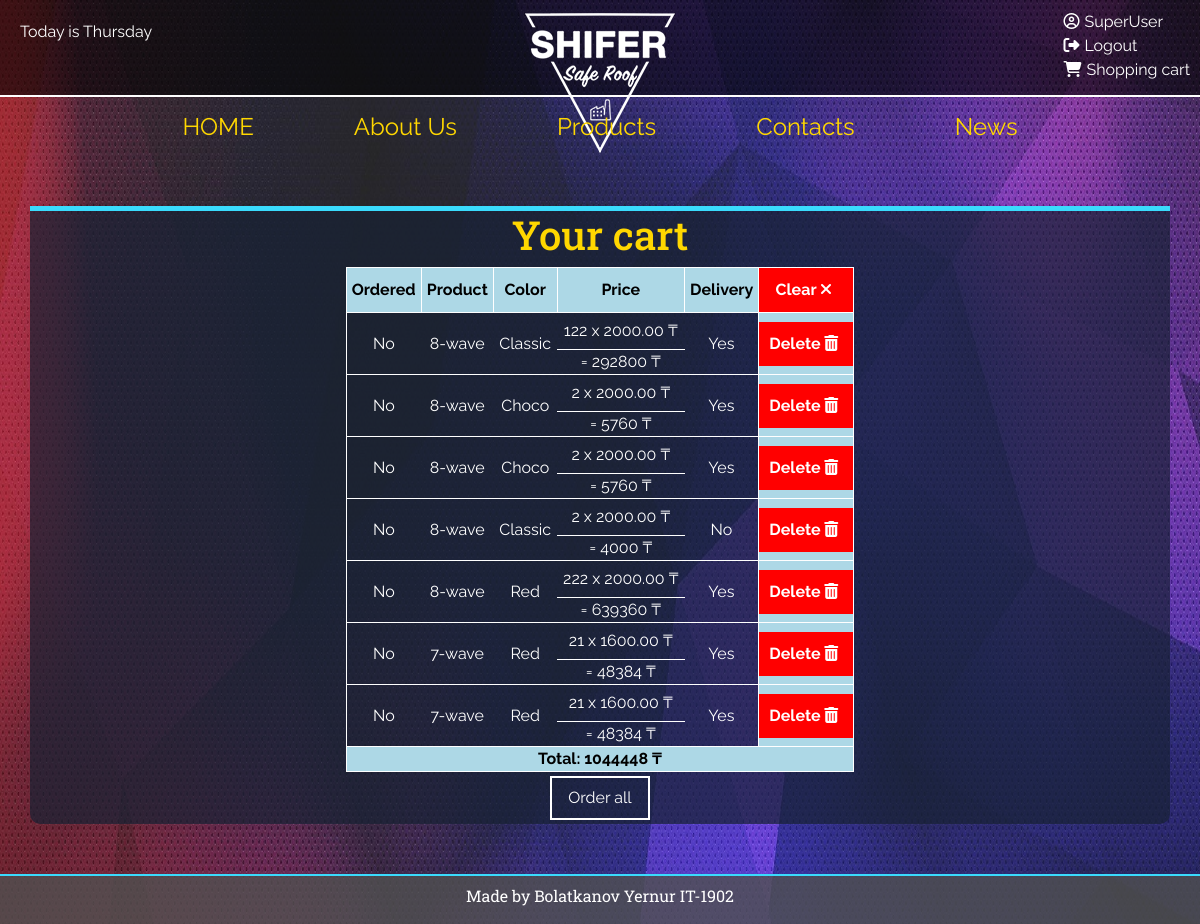
/cart.php (signed in), run on the app's committed database.
### tables this page shows
CREATE TABLE `orders` (
  `order_id` int(4) NOT NULL,
  `prod_id` int(4) NOT NULL,
  `user_id` int(4) NOT NULL,
  `quantity` int(11) NOT NULL,
  `color` varchar(20) NOT NULL,
  `total_price` float NOT NULL,
  `isOrdered` tinyint(1) NOT NULL DEFAULT 0,
  `delivery` tinyint(1) NOT NULL
);

CREATE TABLE `products` (
  `prod_id` int(4) NOT NULL,
  `prod_name` varchar(20) NOT NULL,
  `prod_price` float(6,2) NOT NULL
);

### cart.php (the view, shortened to what this page needs)
<?php
include "connect.php";
?>
<!DOCTYPE html>
<html lang="en">
<head>
    <link rel="stylesheet" href="https://stackpath.bootstrapcdn.com/bootstrap/4.4.1/css/bootstrap.min.css">
    <link rel="stylesheet" href="css/cart.css?v=<?php echo time(); ?>">
</head>
<body>
<header>
    <div class="top_line">
        <div><a href="index.php" target="blanck" class="logo"><img src="img/logo.png" alt="logo" title="go home"></a></div>
    </div>
    <p id="day"></p>
    <div class="reg_auth">
        <div>
            <a href="myprofile.php" class="logged"><i class="fa fa-user-circle-o" aria-hidden="true"></i><?php echo $_SESSION['username']; ?></a>
            <a href="index.php?logout" class="logged"><i class="fa fa-sign-out" aria-hidden="true"></i>Logout</a>
            <a href="cart.php" class="logged"><i class="fa fa-shopping-cart" aria-hidden="true"></i>Shopping cart</a>
        </div>
    </div>
    <nav>
        <div class="topnav">
            <a href="index.php">HOME</a>
            <a href="about.php">About Us</a>
            <a href="products.php">Products</a>
            <a href="contacts.php">Contacts</a>
            <a href="news.php">News</a>
        </div>
    </nav>
</header>
    <div class="container">
        <h1>Your cart</h1>
        <table>
            <tr>
                <th>Ordered</th>
                <th>Product</th>
                <th>Color</th>
                <th>Price</th>
                <th>Delivery</th>
                <th><a href="cart.php?action=clear" class="cl">Clear <i class="fa fa-times" aria-hidden="true"></i></a></th>
            </tr>
            <?php
            $result = mysqli_query($link, "SELECT * FROM orders, products WHERE orders.user_id = " .$_SESSION['id']. " AND products.prod_id = orders.prod_id");
            if ($result->num_rows > 0) {
                $total = 0;
                while ($items = $result->fetch_assoc()) {
                    $isOrdered = $items['isOrdered'] == 1 ? "Yes" : "No";
                    $delivery = $items['delivery'] == 1 ? "Yes" : "No";
                    $cfColor = $items['color'] != "Classic" ? 1.2 : 1.0;
                    $cfDelivery = $items['delivery'] == 1 ? 1.2 : 1.0;
                    $price = $items['prod_price'];
                    $small_total = $price * $cfColor * $cfDelivery * $items['quantity'];
                    $total += $small_total;
                    print '
                        <tr>
                            <td rowspan="2">' . $isOrdered . '</td>
                            <td rowspan="2">' . $items["prod_name"] . '</td>
                            <td rowspan="2">' . $items["color"] . '</td>
                            <td>' . $items["quantity"] . ' x ' . $items["prod_price"] . ' &#8376;</td>
                            <td rowspan="2">' . $delivery . '</td>
                            <th rowspan="2"><a href="cart.php?action=delete&id=' . $items["order_id"] . '" class="cl">Delete <i class="fa fa-trash" aria-hidden="true"></i></a></th>
                        </tr>
                        <tr>
                            <td>= ' . $small_total . ' &#8376;</td>
                        </tr>
                        ';
                }
                echo '<tr><th id="total" colspan="6">Total: ' . $total . ' &#8376;</th></tr>';
                echo "</table>";
                echo "<a href=\"cart.php?action=order\" class=\"buy\">Order all</a>";
            }
            else
            {
                echo '<tr><td class="empty" colspan="6"><b>No items on your cart</b></td></tr>';
            }
            ?>
    </div>
    <footer>
        <pre>Made by Bolatkanov Yernur IT-1902</pre>
    </footer>
</body>
</html>

### css/cart.css (style rules this page uses)
*, *::before, *::after { box-sizing: border-box; }
h1 { font-size: 2.5rem; }
h1, h2, h3, h4, h5, h6 { margin-bottom: 0.5rem; font-weight: 500; line-height: 1.2; }
* { margin: 0; padding: 0; }
a { text-decoration: none; }
body { font-family: 'Raleway', sans-serif; background-image: url(../img/back.jpg); background-repeat: no-repeat; background-position: top center; position: relative; background-size: 100% 160%; line-height: 1.5; min-height: 100vh; padding-bottom: 100px; }
.top_line { height: 95px; box-shadow: rgb(255, 255, 255) 0 0 0 2px; width: 100%; background-color: rgba(0, 0, 0, 0.6); display: flex; flex-direction: row; justify-content: center; }
.logo img { margin-top: 13px; }
.reg_auth { position: absolute; top: 10px; right: 10px; display: flex; flex-direction: row; }
.reg_auth>div { display: flex; flex-direction: column; }
.logged { color: #fff; text-decoration: none; margin-left: 0; !important; }
.topnav { background-color: transparent; display: flex; justify-content: center; align-items: center; }
.topnav a { color: #ffd700; text-align: center; padding: 14px 50px; font-size: 1.5em; text-decoration: none; border-bottom: 2px solid rgba(0,0,0,0); transition: all.3s ease; }
.container { margin-top: 50px; height: auto; text-align: center; background-color: rgba(24, 33, 52, 0.7); box-shadow: 0 -5px 0 #3ADBFD; border-radius: 0 0 10px 10px; text-decoration: none; max-width: 1140px; margin-left: auto; margin-right: auto; padding-left: 15px; padding-right: 15px; display: flex; flex-direction: column; align-items: center; }
.container h1 { font-family: 'Roboto Slab', serif; color: #ffd700; }
table { border-collapse: collapse; color: #fff; font-family: 'Raleway', sans-serif; border: 1px solid #fff; }
td { padding: 6px; }
tr { border-bottom: 1px solid #fff; }
th { padding: 5px; border: 1px solid #fff; background-color: lightblue; color: #000; }
th:last-child { padding: 0; }
.cl { color: #fff; display: block; text-decoration: none; cursor: pointer; background-color: #ff0000; padding: 10px; transition: all.3s ease; }
td:last-child { padding: 0; transition: all.3s ease; }
.buy { width: fit-content; background-color: transparent; color: #fff; border: 2px solid #fff; padding: 8px 16px; text-align: center; text-decoration: none; display: inline-block; font-size: 16px; margin: 4px 2px; transition-duration: 0.5s; cursor: pointer; }
footer { display: flex; justify-content: center; align-items: flex-end; min-height: 50px; border-top: 2px solid rgb(58, 219, 253); width: 100%; background-color: rgba(80, 80, 80, 0.8); position: absolute; bottom: 0; }
footer pre { font-family: 'Roboto Slab', serif; color: #fff; font-size: 1em; }
#day { position: absolute; top: 10px; left: 10px; font-family: 'Raleway', sans-serif; color: #fff; padding: 10px; }
i { margin-right: 5px; }

### data on the page
orders: isOrdered "No", prod.prod_name "8-wave", color "Classic", quantity "122", prod.prod_price "2000.00", delivery "Yes", small_total "292800"
orders: isOrdered "No", prod.prod_name "8-wave", color "Choco", quantity "2", prod.prod_price "2000.00", delivery "Yes", small_total "5760"
orders: isOrdered "No", prod.prod_name "8-wave", color "Choco", quantity "2", prod.prod_price "2000.00", delivery "Yes", small_total "5760"
orders: isOrdered "No", prod.prod_name "8-wave", color "Classic", quantity "2", prod.prod_price "2000.00", delivery "No", small_total "4000"
orders: isOrdered "No", prod.prod_name "8-wave", color "Red", quantity "222", prod.prod_price "2000.00", delivery "Yes", small_total "639360"
orders: isOrdered "No", prod.prod_name "7-wave", color "Red", quantity "21", prod.prod_price "1600.00", delivery "Yes", small_total "48384"
orders: isOrdered "No", prod.prod_name "7-wave", color "Red", quantity "21", prod.prod_price "1600.00", delivery "Yes", small_total "48384"

### other printed values
$_SESSION['username'] "SuperUser"
$total "1044448"
